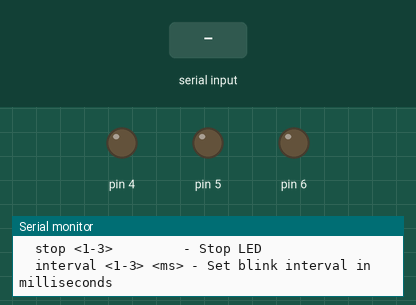
This program was run on a simulated Arduino Uno, built for the host (arithmetic inside an expression is 32-bit, double 64-bit). Shown: output pins drawn as LEDs (lit = HIGH), the last lines printed to the serial monitor. Dashed ring = blinking. Inputs (shaded band) come from the test bench.

Above: at 0.1 s.
At 1.5 s:
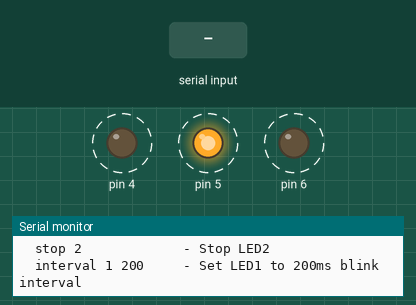
1.6 s: "90 45\n" received over Serial
Timing chart, 0 to 26.3 s (numbered marks = the images above; inputs shaded):
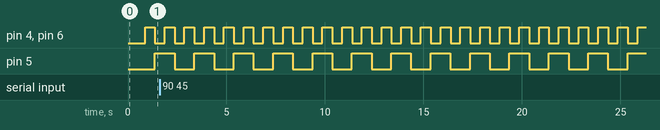

The program:

main.cpp
```cpp
#include "actor_timer.hpp"
#include "actor_led.hpp"
#include "actor_serial_commander.hpp"
#include <Controllino.h>

TimerActor timer;
led::BlinkyLedActor led1(CONTROLLINO_D0, 500);  // 500ms interval
led::BlinkyLedActor led2(CONTROLLINO_D1, 1000); // 1s interval
led::BlinkyLedActor led3(CONTROLLINO_D2, 500);

serial_cmd::SerialCommandSystem commander(led1, led2, led3);

void setup() {
    // Initialize serial commander
    commander.init();

    // Connect ArmTimerEvt requests:
    led1.arm_timer_request_out >> timer.arm_timer_request_in;
    led2.arm_timer_request_out >> timer.arm_timer_request_in;
    led3.arm_timer_request_out >> timer.arm_timer_request_in;

    // Connect DisarmTimerEvt requests:
    led1.disarm_timer_request_out >> timer.disarm_timer_request_in;
    led2.disarm_timer_request_out >> timer.disarm_timer_request_in;
    led3.disarm_timer_request_out >> timer.disarm_timer_request_in;

    // Start all LEDs initially (optional - can be controlled via serial)
    led1.start();
    led2.start();
    led3.start();
}

void loop() {
    // Process serial commands
    commander.update();

    // Poll actors needing periodic checks (like TimerActor).
    // Event-driven actors (e.g., BlinkyLed) are updated by their event sources.
    timer.update();
}
```

actor_led.hpp
```cpp
#pragma once
#include "event.hpp"
#include "sml.hpp"
#include "ramen.hpp"
#include <Controllino.h>
#include <cstdint>

namespace led {

// FSM Events (internal to BlinkyLedActor's state machine)
struct periodic_timeout {};
struct start_blinking {};
struct stop_blinking {};
struct change_interval_request {
    uint32_t new_interval_ms;
};

// States
struct stopped {};
struct led_off {};
struct led_on {};

// Dynamic LED component
struct dynamic_led {
    const std::uint8_t pin;

    explicit dynamic_led(std::uint8_t p) : pin(p) {}

    void setup() { pinMode(pin, OUTPUT); }
    void on()    { digitalWrite(pin, HIGH); }
    void off()   { digitalWrite(pin, LOW); }
};

template<class Led>
struct periodic_blinky_fsm {
    mutable Led led_component;
    uint32_t& blink_interval_ms_ref;

    ramen::Pusher<const ArmTimerEvt&>* arm_timer_request_out_port;
    ramen::Pusher<const BaseEvent&>*   timeout_event_relay_out_port;
    ramen::Pusher<const DisarmTimerEvt&>* disarm_timer_request_out_port;

    periodic_blinky_fsm(Led led, uint32_t& interval_ref,
                        ramen::Pusher<const ArmTimerEvt&>* arm_port,
                        ramen::Pusher<const BaseEvent&>* tick_relay_port,
                        ramen::Pusher<const DisarmTimerEvt&>* disarm_port)
        : led_component(led), blink_interval_ms_ref(interval_ref),
          arm_timer_request_out_port(arm_port),
          timeout_event_relay_out_port(tick_relay_port),
          disarm_timer_request_out_port(disarm_port)
    {
        led_component.setup();
        led_component.off();
    }

    auto operator()() const {
        using namespace boost::sml;

        auto start_periodic_timer_action = [this] {
            request_periodic_timer();
        };
        auto stop_periodic_timer_action = [this] {
            disarm_periodic_timer();
        };
        auto turn_led_on_action = [this] {
            led_component.on();
        };
        auto turn_led_off_action = [this] {
            led_component.off();
        };
        auto turn_off_and_stop_action = [this] {
            led_component.off();
            disarm_periodic_timer();
        };
        auto update_interval_and_rearm_action = [this](const change_interval_request& evt) {
            blink_interval_ms_ref = evt.new_interval_ms;
            disarm_periodic_timer();
            if (blink_interval_ms_ref > 0) {
                request_periodic_timer();
            }
        };
        auto update_interval_when_stopped_action = [this](const change_interval_request& evt) {
            blink_interval_ms_ref = evt.new_interval_ms;
        };

        return make_transition_table(
            *state<stopped> + event<start_blinking>           / start_periodic_timer_action     = state<led_off>,
             state<stopped> + event<change_interval_request>  / update_interval_when_stopped_action = state<stopped>,

             state<led_off> + event<periodic_timeout>            / turn_led_on_action              = state<led_on>,
             state<led_on>  + event<periodic_timeout>            / turn_led_off_action             = state<led_off>,

             state<led_off> + event<stop_blinking>            / stop_periodic_timer_action      = state<stopped>,
             state<led_on>  + event<stop_blinking>            / turn_off_and_stop_action        = state<stopped>,

             state<led_off> + event<change_interval_request>  / update_interval_and_rearm_action = state<led_off>,
             state<led_on>  + event<change_interval_request>  / update_interval_and_rearm_action = state<led_on>
        );
    }

private:
    void request_periodic_timer() const {
        if (arm_timer_request_out_port && timeout_event_relay_out_port) {
            if (blink_interval_ms_ref > 0) {
                ArmTimerEvt evt(blink_interval_ms_ref, timeout_event_relay_out_port, true);
                (*arm_timer_request_out_port)(evt);
            }
        }
    }

    void disarm_periodic_timer() const {
        if (disarm_timer_request_out_port && timeout_event_relay_out_port) {
            DisarmTimerEvt evt(timeout_event_relay_out_port);
            (*disarm_timer_request_out_port)(evt);
        }
    }
};

struct BlinkyLedActor {
    std::uint8_t pin;
    uint32_t blink_interval_ms;

    ramen::Pusher<const ArmTimerEvt&> arm_timer_request_out;
    ramen::Pusher<const DisarmTimerEvt&> disarm_timer_request_out;
    ramen::Pusher<const BaseEvent&> timeout_event_relay_out;
    ramen::Pushable<const BaseEvent&> event_handler_in;

    using fsm_type = periodic_blinky_fsm<dynamic_led>;
    boost::sml::sm<fsm_type> sm;

    explicit BlinkyLedActor(std::uint8_t led_pin, uint32_t interval_ms_initial) :
        pin(led_pin),
        blink_interval_ms(interval_ms_initial),
        event_handler_in([this](const BaseEvent& event) {
            switch (event.type) {
                case AppEventType::EV_TIMEOUT:
                    // If TickEvent had specific members you needed, you would static_cast here:
                    // const TickEvent& tick_evt = static_cast<const TickEvent&>(event);
                    this->sm.process_event(periodic_timeout{});
                    break;
                default:
                    // Optionally, handle or log unknown/unexpected event types
                    break;
            }
        }),
        sm(fsm_type{dynamic_led{led_pin}, this->blink_interval_ms,
                   &this->arm_timer_request_out,
                   &this->timeout_event_relay_out,
                   &this->disarm_timer_request_out
                   })
    {
        timeout_event_relay_out >> event_handler_in;
    }

    void start() {
        sm.process_event(start_blinking{});
    }

    void stop() {
        sm.process_event(stop_blinking{});
    }

    void set_blink_interval(uint32_t new_interval_ms) {
        sm.process_event(change_interval_request{new_interval_ms});
    }
};
} // namespace led
```

actor_timer.hpp
```cpp
#pragma once
#include "event.hpp"
#include "ramen.hpp"
#include <Controllino.h>
#include <cstdint>
#include <array>

// Defines concurrency of timeout events
constexpr size_t MAX_CONCURRENT_TIMEOUTS = 3;

// Error codes for TimerActor operations
enum class TimerError : uint8_t {
    NONE = 0,
    NULL_TARGET_PUSHER,
    NO_FREE_SLOTS,
    TARGET_PUSHER_NOT_FOUND,
    INVALID_INTERVAL
};

struct ActiveTimeout {
    uint32_t target_millis = 0;
    ramen::Pusher<const BaseEvent&>* on_expired_pusher = nullptr; // Client's pusher to invoke
    bool is_active = false;
    bool is_periodic = false;
    uint32_t period_ms = 0;
    void* user_data_for_tick = nullptr; // To pass back in TickEvent if needed

    void clear() {
        target_millis = 0;
        on_expired_pusher = nullptr;
        is_active = false;
        is_periodic = false;
        period_ms = 0;
        user_data_for_tick = nullptr;
    }

    void setup_periodic(uint32_t interval_ms, ramen::Pusher<const BaseEvent&>* pusher, void* udata) {
        target_millis = millis() + interval_ms;
        on_expired_pusher = pusher;
        is_active = true;
        is_periodic = true;
        period_ms = interval_ms;
        // user_data_for_tick = udata;
    }

    void setup_oneshot(uint32_t interval_ms, ramen::Pusher<const BaseEvent&>* pusher, void* udata) {
        target_millis = millis() + interval_ms;
        on_expired_pusher = pusher;
        is_active = true;
        is_periodic = false;
        period_ms = 0;
        user_data_for_tick = udata;
    }

    void restart_periodic() {
        if (is_periodic && period_ms > 0) {
            target_millis = millis() + period_ms;
        }
    }
};

struct TimerActor {
    std::array<ActiveTimeout, MAX_CONCURRENT_TIMEOUTS> active_timeouts;
    TimerError last_error = TimerError::NONE;

    void set_error(TimerError error) { last_error = error; }
    bool has_error() const { return last_error != TimerError::NONE; }
    void clear_error() { last_error = TimerError::NONE; }

    ramen::Pushable<const ArmTimerEvt&> arm_timer_request_in =
        [this](const ArmTimerEvt& evt) {
            clear_error();

            if (!evt.target_pusher) {
                set_error(TimerError::NULL_TARGET_PUSHER);
                return;
            }

            if (evt.interval_ms == 0) {
                set_error(TimerError::INVALID_INTERVAL);
                return;
            }

            // Find a free slot
            for (size_t i = 0; i < MAX_CONCURRENT_TIMEOUTS; ++i) {
                if (!active_timeouts[i].is_active) {
                    if (evt.is_periodic) {
                        active_timeouts[i].setup_periodic(evt.interval_ms, evt.target_pusher, evt.user_data);
                    } else {
                        active_timeouts[i].setup_oneshot(evt.interval_ms, evt.target_pusher, evt.user_data);
                    }
                    return; // Successfully armed
                }
            }
            set_error(TimerError::NO_FREE_SLOTS); // No free slots
        };

    // NEW Pushable to handle DisarmTimerEvt
    ramen::Pushable<const DisarmTimerEvt&> disarm_timer_request_in =
        [this](const DisarmTimerEvt& evt) {
            clear_error();

            if (!evt.target_pusher) {
                set_error(TimerError::NULL_TARGET_PUSHER);
                return;
            }

            bool found = false;
            for (size_t i = 0; i < MAX_CONCURRENT_TIMEOUTS; ++i) {
                if (active_timeouts[i].is_active &&
                    active_timeouts[i].on_expired_pusher == evt.target_pusher) {
                    active_timeouts[i].clear();
                    found = true;
                    // If a client can have multiple timers and this disarms all, continue.
                    // If only one timer per client or disarming specific one, logic might change.
                }
            }

            if (!found) {
                set_error(TimerError::TARGET_PUSHER_NOT_FOUND);
            }
        };

    void update() {
        std::uint32_t now = millis();
        for (size_t i = 0; i < MAX_CONCURRENT_TIMEOUTS; ++i) {
            if (active_timeouts[i].is_active) {
                // Handle wraparound using signed arithmetic
                if ((int32_t)(now - active_timeouts[i].target_millis) >= 0) {
                    // Fire the timer by invoking the client's Pusher
                    if (active_timeouts[i].on_expired_pusher &&
                        *(active_timeouts[i].on_expired_pusher)) {

                        TickEvent tick_to_send;
                        tick_to_send.user_data = active_timeouts[i].user_data_for_tick;

                        // Invoke the client's Pusher. This Pusher will then
                        // trigger any Behaviors (Pushables) linked to it.
                        (*(active_timeouts[i].on_expired_pusher))(tick_to_send);
                    }

                    if (active_timeouts[i].is_periodic) {
                        active_timeouts[i].restart_periodic();
                    } else {
                        active_timeouts[i].clear(); // Clear one-shot timers
                    }
                }
            }
        }
    }

    const char* get_error_string() const {
        switch (last_error) {
            case TimerError::NONE: return "No error";
            case TimerError::NULL_TARGET_PUSHER: return "Null target pusher provided";
            case TimerError::NO_FREE_SLOTS: return "No free timeout slots";
            case TimerError::TARGET_PUSHER_NOT_FOUND: return "Target pusher not found for disarm";
            case TimerError::INVALID_INTERVAL: return "Invalid timeout interval";
            default: return "Unknown error";
        }
    }
};
```

event.hpp
```cpp
#pragma once

#include "ramen.hpp"
#include <cstdint>

// Enum for event types, unique across your application
enum class AppEventType : uint8_t {
    EV_UNKNOWN = 0,
    EV_TIMEOUT,
    EV_ARM_TIMER,
    EV_DISARM_TIMER
};

struct BaseEvent {
    AppEventType type;
    void* user_data;

    explicit BaseEvent(AppEventType t) : type(t) {}
    virtual ~BaseEvent() = default;
};

struct TickEvent : public BaseEvent {
    TickEvent() : BaseEvent(AppEventType::EV_TIMEOUT) {}
};

struct ArmTimerEvt : public BaseEvent {
    std::uint32_t interval_ms;
    ramen::Pusher<const BaseEvent&>* target_pusher;
    bool is_periodic;

    ArmTimerEvt(std::uint32_t interval, ramen::Pusher<const BaseEvent&>* pusher, bool periodic)
        : BaseEvent(AppEventType::EV_ARM_TIMER), interval_ms(interval), target_pusher(pusher), is_periodic(periodic) {}
};

struct DisarmTimerEvt : public BaseEvent {
    ramen::Pusher<const BaseEvent&>* target_pusher;

    explicit DisarmTimerEvt(ramen::Pusher<const BaseEvent&>* pusher)
        : BaseEvent(AppEventType::EV_DISARM_TIMER), target_pusher(pusher) {}
};
```

Source omitted: actor_serial_commander.hpp (11862 bytes), ramen.hpp (44832 bytes), sml.hpp (127813 bytes)

Measured:
- by itself, pin 4, pin 6: alternates HIGH for 0.50 s and LOW for 0.50 s
- by itself, pin 5: alternates HIGH for 1.0 s and LOW for 1.0 s
